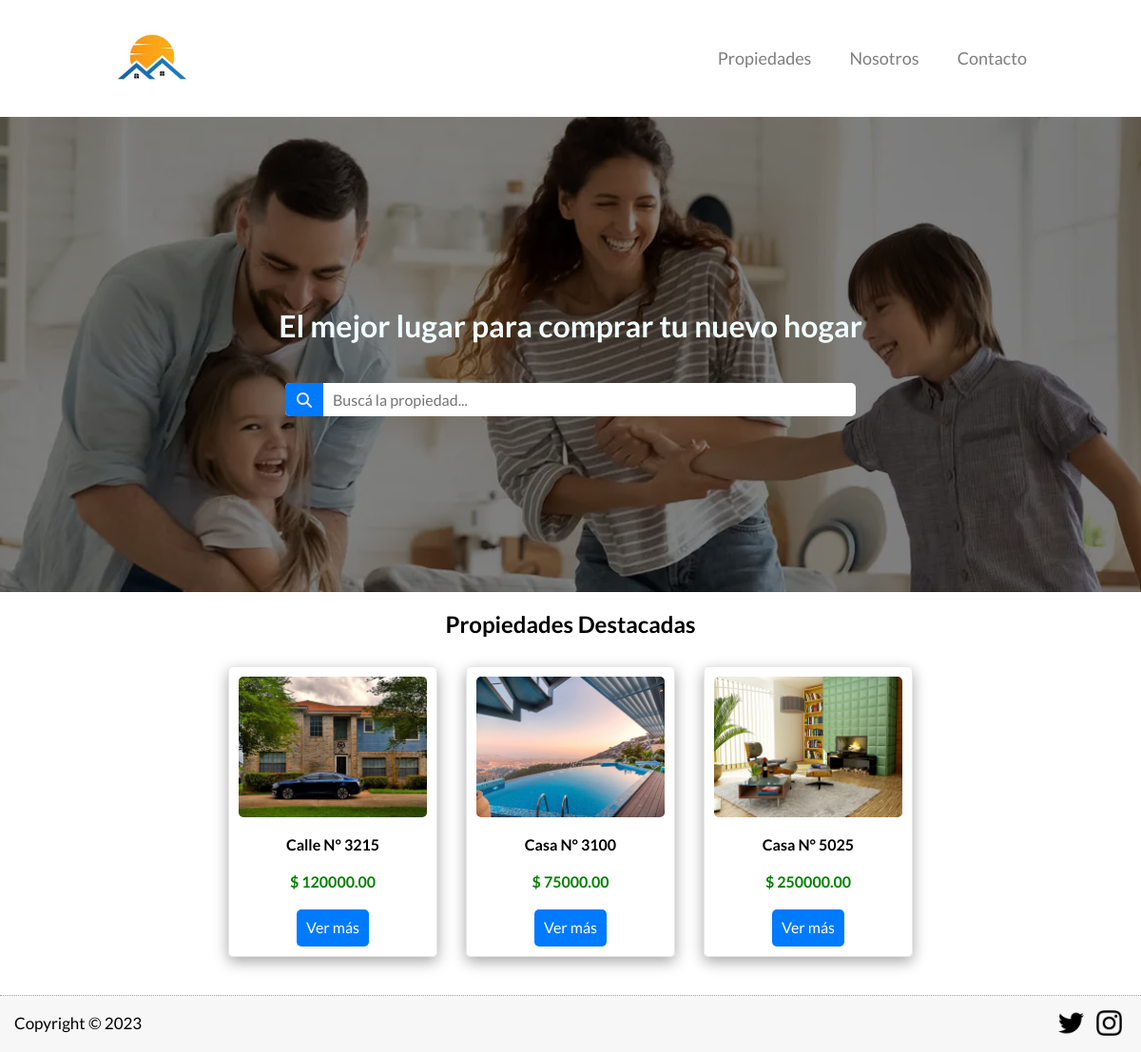
The page / on the database its author committed.
### tables this page shows
CREATE TABLE `propiedades` (
  `id` int NOT NULL AUTO_INCREMENT,
  `calle` varchar(45) DEFAULT NULL,
  `precio` decimal(10,2) DEFAULT NULL,
  `imagen` varchar(200) DEFAULT NULL,
  `descripcion` longtext,
  PRIMARY KEY (`id`)
);

### controllers/PaginasController.php (called while the page is built, shortened)
<?php
class PaginasController {
    public static function index (Router $router){
        $propiedades = Propiedades::get(3);
        $router->render('pages/index', [
            'propiedades' => $propiedades
        ]);
    }
}

### public/index.php (called while the page is built, shortened)
<?php
$router = new Router();
$router->get('/', [PaginasController::class, 'index']);
$router->get('/propiedades', [PaginasController::class, 'propiedades']);
$router->post('/propiedades', [PaginasController::class, 'propiedades']);
$router->get('/propiedades/propiedad', [PaginasController::class, 'propiedad']);
$router->get('/nosotros', [PaginasController::class, 'nosotros']);
$router->get('/contacto', [PaginasController::class, 'contacto']);
$router->post('/contacto', [PaginasController::class, 'contacto']);
$router->get('/login', [LoginController::class, 'login']);
$router->post('/login', [LoginController::class, 'login']);
$router->get('/logout', [LoginController::class, 'logout']);
$router->get('/admin', [AdminController::class, 'index']);
$router->get('/admin/crear', [AdminController::class, 'crear']);
$router->post('/admin/crear', [AdminController::class, 'crear']);
$router->get('/admin/actualizar', [AdminController::class, 'actualizar']);
$router->post('/admin/actualizar', [AdminController::class, 'actualizar']);
$router->post('/admin/eliminar', [AdminController::class, 'eliminar']);
$router->comprobarRutas();

### models/ActiveRecord.php (called while the page is built, shortened)
<?php
class ActiveRecord {
    protected static $db;
    protected static $tabla = '';
    public static function setDB($database) {
        self::$db = $database;
    }
    public static function get($limite) {
        $query = "SELECT * FROM " . static::$tabla . " LIMIT ${limite}";
        $resultado = self::consultarSQL($query);
        return $resultado;
    }
    public static function consultarSQL($query) {
        $resultado = self::$db->query($query);
        $array = [];
        while($registro = $resultado->fetch_assoc()) {
            $array[] = static::crearObjeto($registro);
        }
        return $array;
    }
    protected static function crearObjeto($registro) {
        $objeto = new static;
        foreach($registro as $key => $value ) {
            if(property_exists( $objeto, $key  )) {
                $objeto->$key = $value;
            }
        }
        return $objeto;
    }
}

### views/pages/index.php (the view)
<main>
    <section class="image-container first-section-container">
        <h1>El mejor lugar para comprar tu nuevo hogar</h1>
        <div class="search">
            <form action="/propiedades" method="POST">
                <button>
                    <i class="fa-solid fa-search"></i>
                </button>
                <input type="search" name="search" id="search" maxlength="30" placeholder="Buscá la propiedad..." autocomplete="off">
            </form>
        </div>
    </section>
    <section class="second-section-container">
        <h2>Propiedades Destacadas</h2>
        <div class="cards-container">
            <?php foreach($propiedades as $propiedad): ?>
            <div class="card-container">
                <img src="/imagenes/<?php echo $propiedad->imagen ?>" alt="Anuncio">
                <p class="title"><?php echo $propiedad->calle ?></p>
                <p class="price">$ <?php echo $propiedad->precio ?></p>
                <button>
                    <a href="/propiedades/propiedad?id=<?php echo $propiedad->id ?>">Ver más</a>
                </button>
            </div>
            <?php endforeach; ?>
        </div>
    </section>
</main>

### public/build/css/app.css (style rules this page uses)
html { box-sizing:border-box;font-size:62.5% }
*,:after,:before { box-sizing:inherit;margin:0;padding:0 }
body { font-family:Lato,sans-serif;font-size:1.6rem;min-height:100vh }
html { -webkit-text-size-adjust:100%;line-height:1.15 }
body { margin:0 }
main { display:block }
h1 { font-size:2em;margin:.67em 0 }
a { background-color:transparent }
img { border-style:none }
button,input,optgroup,select,textarea { font-family:inherit;font-size:100%;line-height:1.15;margin:0 }
button,input { overflow:visible }
button,select { text-transform:none }
[type=button],[type=reset],[type=submit],button { -webkit-appearance:button }
[type=search] { -webkit-appearance:textfield;outline-offset:-2px }
main { min-height:calc(100vh - 20rem) }
@media (min-width:1024px) { main { min-height:50rem } }
main .image-container { background-image:linear-gradient(rgba(0,0,0,.5),rgba(0,0,0,.5)),url(../img/home.webp);background-position:50%;background-repeat:no-repeat;background-size:cover;height:260px;width:100% }
@media (min-width:1024px) { main .image-container { height:500px } }
main .first-section-container { align-items:center;display:flex;flex-direction:column;justify-content:center }
main .first-section-container h1 { color:azure;font-weight:700;text-align:center }
main .first-section-container .search { height:4rem;margin-top:2rem }
main .first-section-container .search form { position:relative }
main .first-section-container .search form input { border:none;border-radius:5px;font-size:16px;height:35px;outline:none;padding:0 20px 0 50px }
@media (min-width:768px) { main .first-section-container .search form input { width:600px } }
main .first-section-container .search form button { background-color:#007aff;border:none;border-radius:5px 0 0 5px;cursor:pointer;height:3.5rem;position:absolute;width:4rem }
main .first-section-container .search form button i { color:#e8e8e8;font-size:16px;left:12px;position:absolute;top:50%;transform:translateY(-50%) }
main .second-section-container { align-items:center;display:flex;flex-direction:column;height:auto;justify-content:center;margin:2rem;width:auto }
main .second-section-container h2 { margin-bottom:3rem;text-align:center }
main .second-section-container .cards-container { display:grid;gap:4rem }
@media (min-width:768px) { main .second-section-container .cards-container { gap:2rem;grid-template-columns:1fr 1fr 1fr;justify-content:center;width:73rem } }
main .second-section-container .cards-container .card-container { align-items:center;border:1px solid #e7e7e7;border-radius:5px;box-shadow:0 5px 15px rgba(0,0,0,.35);display:flex;flex-direction:column;gap:20px;height:auto;margin:0 auto;padding:1rem;width:22rem }
main .second-section-container .cards-container .card-container img { border-radius:5px;width:100% }
main .second-section-container .cards-container .card-container .title { font-weight:700 }
main .second-section-container .cards-container .card-container .price { color:green;font-weight:700 }
main .second-section-container .cards-container .card-container button { background-color:#007aff;border:none;border-radius:5px;cursor:pointer }
main .second-section-container .cards-container .card-container button a { color:#fff;display:block;height:100%;padding:1rem;text-decoration:none;width:100% }

### rows shown on the page
propiedades: imagen (picture), calle "Calle N° 3215", precio "120000.00"
propiedades: imagen (picture), calle "Casa N° 3100", precio "75000.00"
propiedades: imagen (picture), calle "Casa N° 5025", precio "250000.00"
